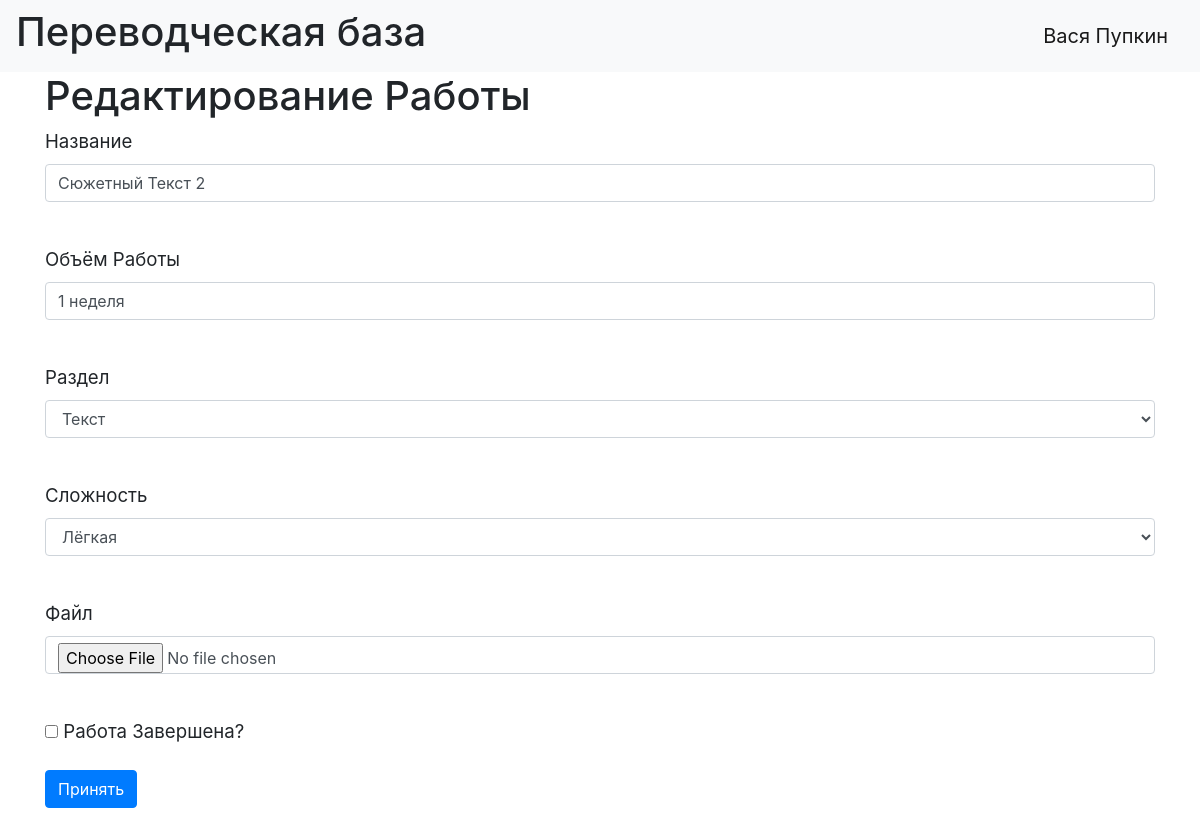
Screenshot of /jobs/4 (signed in) with the database file from the repository.
### data/users.py (models this page shows, shortened)
class User(SqlAlchemyBase, UserMixin, SerializerMixin):
    __tablename__ = 'users'
    id = sqlalchemy.Column(sqlalchemy.Integer, primary_key=True, autoincrement=True)
    surname = sqlalchemy.Column(sqlalchemy.String, nullable=True)
    name = sqlalchemy.Column(sqlalchemy.String, nullable=True)
    age = sqlalchemy.Column(sqlalchemy.Integer, nullable=True)
    department = sqlalchemy.Column(sqlalchemy.String, nullable=True)
    address = sqlalchemy.Column(sqlalchemy.String, nullable=True)
    email = sqlalchemy.Column(sqlalchemy.String, index=True, unique=True, nullable=True)
    hashed_password = sqlalchemy.Column(sqlalchemy.String, nullable=True)
    modifed_date = sqlalchemy.Column(sqlalchemy.DateTime, default=datetime.datetime.now)
    city_from = sqlalchemy.Column(sqlalchemy.String, default='not fill')
    jobs = orm.relation("Jobs", back_populates='user')
    departments = orm.relation("Department", back_populates='user')

### data/jobs.py (models this page shows, shortened)
class Jobs(SqlAlchemyBase, UserMixin, SerializerMixin):
    __tablename__ = 'jobs'
    id = sqlalchemy.Column(sqlalchemy.Integer, primary_key=True, autoincrement=True)
    job = sqlalchemy.Column(sqlalchemy.String, nullable=True)
    work_size = sqlalchemy.Column(sqlalchemy.Integer, nullable=True, default=0)
    department = sqlalchemy.Column(sqlalchemy.String, nullable=True)
    start_date = sqlalchemy.Column(sqlalchemy.DateTime, default=datetime.datetime.now)
    end_date = sqlalchemy.Column(sqlalchemy.DateTime, default=datetime.datetime.now)
    is_finished = sqlalchemy.Column(sqlalchemy.Boolean, default=False)
    file_name = sqlalchemy.Column(sqlalchemy.String, default=False)
    file_type = sqlalchemy.Column(sqlalchemy.String, default=False)
    is_edited = sqlalchemy.Column(sqlalchemy.Boolean, default=False)
    category = sqlalchemy.Column(sqlalchemy.Integer, sqlalchemy.ForeignKey("category.id"))
    team_leader = sqlalchemy.Column(sqlalchemy.Integer, sqlalchemy.ForeignKey("users.id"))
    user = orm.relation('User')
    categories = orm.relation("Category",
                              secondary="association",
                              backref="jobs")

### main.py (the view, shortened to what this page needs)
@app.route('/jobs/<int:id>', methods=['GET', 'POST'])
@login_required
def job_edit(id):
    form = AddJobForm()
    if request.method == "GET":
        db_sess = db_session.create_session()
        jobs = db_sess.query(Jobs).filter(Jobs.id == id,
                                          (Jobs.team_leader == current_user.id) | (
                                                      current_user.id == 1)).first()
        if jobs:
            form.job.data = jobs.job
            form.work_size.data = jobs.work_size
            form.department.data = jobs.department
            form.is_finished.data = jobs.is_finished
            form.category.data = jobs.category
        else:
            abort(404)
    return render_template('addjob.html', title='Редактирование Работы', form=form)

### data/add_job.py
class AddJobForm(FlaskForm):
    job = StringField('Название', validators=[DataRequired()])
    work_size = StringField('Объём Работы', validators=[DataRequired()])
    department = SelectField('Раздел', choices=[(2, 'Текст'), (3, 'Текстуры')])
    category = SelectField('Сложность', choices=[(1, 'Лёгкая'), (2, 'Средняя'), (3, 'Сложная')])
    file = FileField('Файл', validators=[FileRequired()])
    is_finished = BooleanField('Работа Завершена?')
    submit = SubmitField('Принять')

### data/db_session.py (called while the page is built)
def create_session() -> Session:
    global __factory
    return __factory()

### main.py (called while the page is built)
@login_manager.user_loader
def load_user(user_id):
    db_sess = db_session.create_session()
    return db_sess.query(User).get(user_id)

### templates/addjob.html (shortened to what this page needs)
{% extends "base.html" %}
{% block content %}
<h1>{{ title }}</h1>
<form action="" method="post" enctype="multipart/form-data">
    <p>
        {{ form.job.label }}<br>
        {{ form.job(class="form-control") }}<br>
    </p>
    <p>
        {{ form.work_size.label }}<br>
        {{ form.work_size(class="form-control") }}<br>
    </p>
    <p>
        {{ form.department.label }}<br>
        {{ form.department(class="form-control") }}<br>
    <p>
        {{ form.category.label }}<br>
        {{ form.category(class="form-control") }}<br>
    </p>
    <p>
        {{ form.file.label }}<br>
        {{ form.file(class="form-control") }}<br>
    </p>
    <p>{{ form.is_finished() }} {{ form.is_finished.label }}</p>
    <p>{{ form.submit(type="submit", class="btn btn-primary") }}</p>
</form>
{% endblock %}

### templates/base.html (shortened to what this page needs)
<!DOCTYPE html>
<html lang="en">
<head>
    <link rel="stylesheet" href="https://stackpath.bootstrapcdn.com/bootstrap/4.4.1/css/bootstrap.min.css"
>
    <link rel="stylesheet" type="text/css" href="../static/css/style.css"/>
</head>
<body>
<header>
    <nav class="navbar navbar-light bg-light">
        <h1>Переводческая база</h1>
        {% if current_user.is_authenticated %}
        <a class="navbar-brand" href="/logout">{{ current_user.name }} {{ current_user.surname }}</a>
        {% else %}
        <p>
            <a class="btn btn-primary " href="/register">Регистрация</a>
            <a class="btn btn-success" href="/login">Вход</a>
        </p>
        {% endif %}
    </nav>
</header>
<main role="main" class="container">
    {% block content %}{% endblock %}
</main>
</body>
</html>

### static/css/style.css (style rules this page uses)
p { font-size: 14pt; }

### rows the page displays
User: name "Вася", surname "Пупкин"
Jobs: job "Сюжетный Текст 2", work_size "1 неделя", department "Текст", category "Лёгкая"

### other values shown
{{ title }} "Редактирование Работы"
